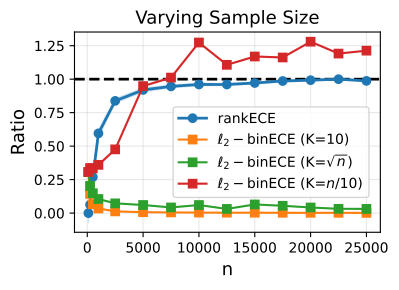

This figure's Python source:
import numpy as np
import matplotlib.pyplot as plt
from tqdm import tqdm
from utils import *

A = 0.2
TRUE_ECE = 0.04
colors_bin = ['C1', 'C2', 'C3']

m_fixed = 100
n_values = [100, 250, 500, 1000, 2500, 5000, 7500, 10000, 12500, 15000, 17500, 20000, 22500, 25000]
bin_type = [10, r"$\sqrt{n}$", r"$n/10$"]
num_bin_type = len(bin_type)
num_runs = 50

Rn_means2 = []
Rn_stds2 = []
Rn_std_error2 = []


# Index 0: fixed 10 bins
# Index 1: sqrt(n) bins
# Index 2: n/10 bins
binned_means2 = {b: [] for b in range(num_bin_type)}
binned_stds2 = {b: [] for b in range(num_bin_type)}
binned_std_error2 = {b: [] for b in range(num_bin_type)}

np.random.seed(42)

for n in tqdm(n_values):
    rn_vals = []

    current_bin_counts = [10, int(np.sqrt(n)), int(n/10)]
    current_bin_counts = [max(1, bc) for bc in current_bin_counts]

    bin_vals_for_this_n_by_type = [[], [], []]

    for run in range(num_runs):
        np.random.seed(run)
        x = np.random.uniform(0, 1, n)
        z = A * (1-x) + x * (1-A)
        p = prob_func(x, m_fixed, A = A)
        y = np.random.binomial(1, p)

        rn_vals.append(compute_Rn(z, y)/TRUE_ECE)

        # Append for each binning strategy type
        for i in range(len(current_bin_counts)):
            bin_vals_for_this_n_by_type[i].append(compute_binned_ece(z, y, current_bin_counts[i])/TRUE_ECE)


    Rn_means2.append(np.mean(rn_vals))
    Rn_stds2.append(np.std(rn_vals))
    Rn_std_error2.append(np.std(rn_vals) / np.sqrt(num_runs))

    # Store the aggregated results for this n, for each binning strategy type
    for i in range(len(current_bin_counts)):
        binned_means2[i].append(np.mean(bin_vals_for_this_n_by_type[i]))
        binned_stds2[i].append(np.std(bin_vals_for_this_n_by_type[i]))
        binned_std_error2[i].append(np.std(bin_vals_for_this_n_by_type[i]) / np.sqrt(num_runs))


fig, axes = plt.subplots(1, 1, figsize=(4, 3))
ax = axes
ax.axhline(1, color='black', ls='--', lw=2)
ax.plot(n_values, Rn_means2, 'o-', color='C0', lw=2, label=f'rankECE')
ax.fill_between(n_values,
                np.array(Rn_means2) - np.array(Rn_std_error2),
                np.array(Rn_means2) + np.array(Rn_std_error2), alpha=0.15, color='C0')

# Loop through the results for each binning strategy type
for i, (b_type_label, col) in enumerate(zip(bin_type, colors_bin)):
    ax.plot(n_values, binned_means2[i], 's-', color=col, lw=1.5, label=r'$\ell_2-$binECE' f' (K={b_type_label})')
    ax.fill_between(n_values,
                    np.array(binned_means2[i]) - np.array(binned_std_error2[i]),
                    np.array(binned_means2[i]) + np.array(binned_std_error2[i]), alpha=0.1, color=col)

ax.set_xlabel('n', fontsize=13)
ax.set_ylabel('Ratio', fontsize=13)
ax.set_title(f'Varying Sample Size', fontsize=13)
ax.legend(fontsize=10, bbox_to_anchor = (0.3, 0.4))
ax.grid(alpha=0.3)

plt.tight_layout()

plt.savefig("Over_n.pdf", dpi = 1200)

plt.show()
plt.close()
